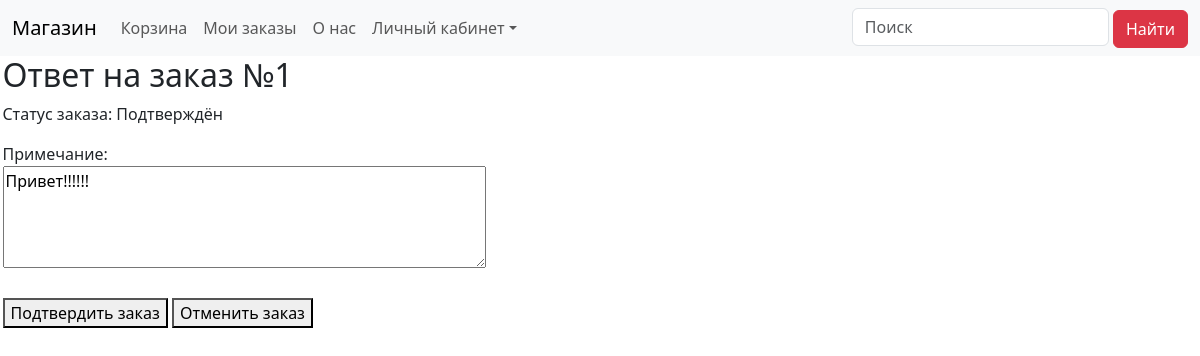
Screenshot of /admins/orders/1/response/ with the database file from the repository.
### main/models.py (models this page shows)
class Order(models.Model):
	user = models.ForeignKey(User, related_name="order_user", on_delete=models.CASCADE)
	data = models.DateField(auto_now=True)
	id = models.IntegerField(unique=True, primary_key=True)
	total_cost = models.PositiveIntegerField(default=0)
	STATUS_CHOICES = (
		('Новый', 'Новый'),
		('Отменён', 'Отменен'),
		('Подтверждён', 'Подтвержден'),
	)
	status = models.CharField(max_length=20, choices=STATUS_CHOICES, default='Новый')
	massage = models.CharField(max_length=500, default='Примечание', null=True)

### main/views.py (the view, shortened to what this page needs)
# urls.py: path('admins/orders/<int:pk>/response/', admin_order_response, name='admins_order_response'),
def admin_order_response(request, pk):
    order = get_object_or_404(Order, pk=pk)
    return render(request, 'admins_order_response.html', {'order': order})

### main/templates/admins_order_response.html (shortened to what this page needs)
{% extends "base.html" %}
{% load static %}
{% block content %}
<h2>Ответ на заказ №{{ order.id }}</h2>
<p>Статус заказа: {{ order.status }}</p>
<form method="post">
    <label for="id_massage">Примечание:</label><br>
    <textarea id="id_massage" name="massage" rows="4" cols="50">{{ order.massage }}</textarea><br><br>
    <button type="submit" name="_confirm">Подтвердить заказ</button>
    <button type="submit" name="_decline">Отменить заказ</button>
</form>
{% endblock %}

### rows the page displays
Order: id "1", status "Подтверждён", massage "Привет!!!!!!"
